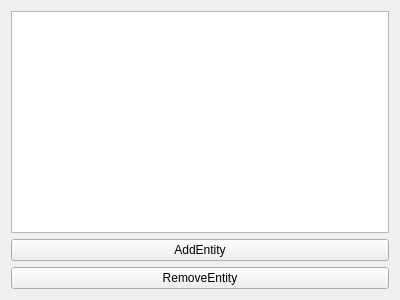
<?xml version="1.0" encoding="UTF-8"?>
<ui version="4.0">
 <class>Hierarchy</class>
 <widget class="QWidget" name="Hierarchy">
  <property name="geometry">
   <rect>
    <x>0</x>
    <y>0</y>
    <width>400</width>
    <height>300</height>
   </rect>
  </property>
  <property name="windowTitle">
   <string>Form</string>
  </property>
  <layout class="QVBoxLayout" name="verticalLayout">
   <item>
    <widget class="QListWidget" name="listWidget"/>
   </item>
   <item>
    <widget class="QPushButton" name="AddEntityBtn">
     <property name="text">
      <string>AddEntity</string>
     </property>
    </widget>
   </item>
   <item>
    <widget class="QPushButton" name="RemoveEntityBtn">
     <property name="text">
      <string>RemoveEntity</string>
     </property>
    </widget>
   </item>
  </layout>
 </widget>
 <resources/>
 <connections/>
</ui>
